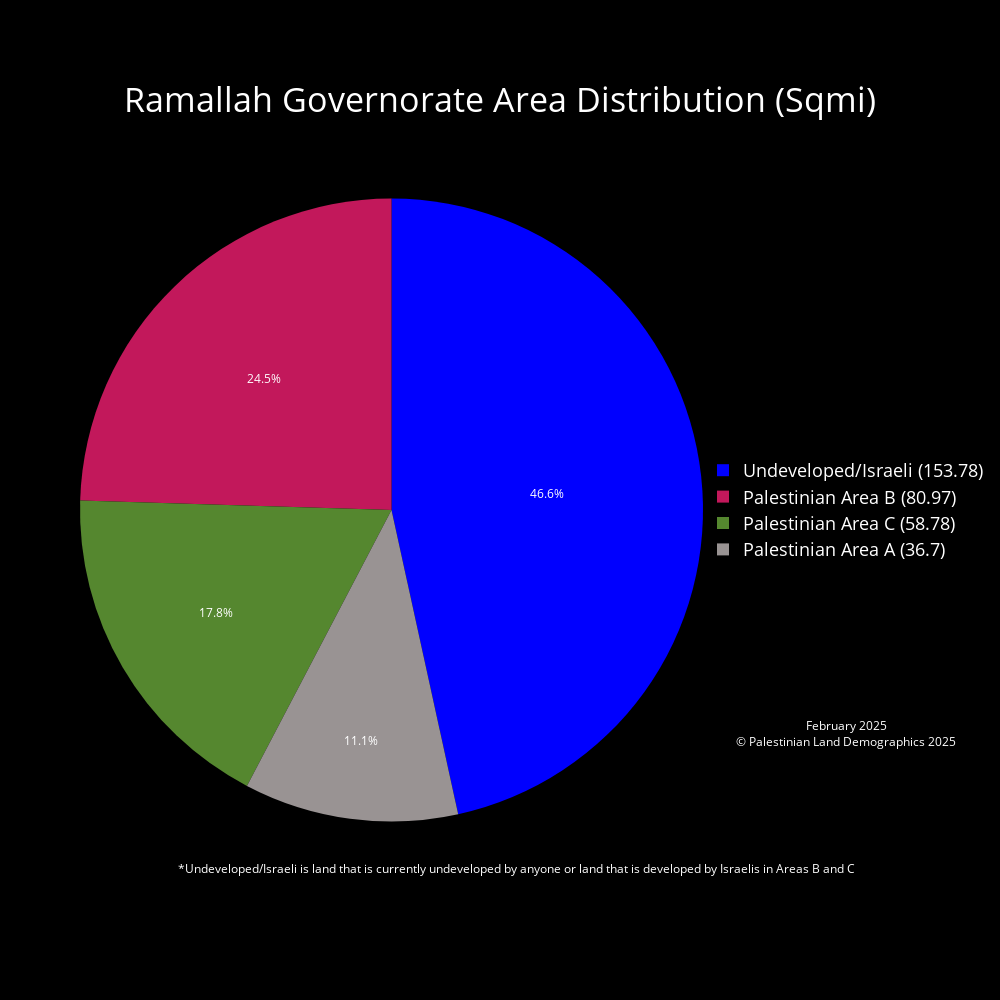

Notebook cell for this chart:
### Code cell
# Ramallah Governorate
West_Bank_Governorates = Governorates[Governorates['Governorates_Code'] < 2000]
Ramallah_gov = West_Bank_Governorates[West_Bank_Governorates['Governorates_Name'] == 'Ramallah & Al Bireh']
# Clip to Governorate
Ramallah_land_mass = gpd.clip(Palestinian_Land_Mass, Ramallah_gov)
Ramallah_seam_zone = gpd.clip(Seam_Zone, Ramallah_gov)
# Calculate Area for clipped layer
Ramallah_land_mass['Area_sqmi'] = Ramallah_land_mass['geometry'].to_crs(epsg=28191).area * 3.8610215854245e-7
Ramallah_seam_zone['Area_sqmi'] = Ramallah_seam_zone['geometry'].to_crs(epsg=28191).area * 3.8610215854245e-7
# Plot for Visualization
fig, ax = plt.subplots()
Ramallah_gov.plot(ax = ax, facecolor = "white", edgecolor = "black", label = "Ramallah Governorate")
Ramallah_seam_zone.plot(ax=ax, facecolor = "#1a237e", edgecolor = "#1a237e", label = "Palestinian Seam Zone in Ramallah")
Ramallah_land_mass.plot(ax = ax, facecolor = "green", edgecolor = "green", label = "Palestinian Land Mass in Ramallah")
plt.title(f"Palestinian Land Mass Ramallah")
plt.xlabel('Longitude')
plt.ylabel('Latitude')
plt.show()
# Calculate the land mass in areas a, b, c etc..
# Ramallah_seam_zone['Area_sqmi'].groupby([Ramallah_seam_zone['CLASS']]).sum()
Ramallah_gov_area_a_area = Ramallah_land_mass[Ramallah_land_mass['CLASS'] == 'A']['Area_sqmi'].sum()
Ramallah_gov_area_b_area = Ramallah_land_mass[Ramallah_land_mass['CLASS'] == 'B']['Area_sqmi'].sum()
Ramallah_area_c_seam_zone = Ramallah_seam_zone[Ramallah_seam_zone['CLASS'] == 'C']['Area_sqmi'].sum()
Ramallah_gov_area_c_area = Ramallah_land_mass[Ramallah_land_mass['CLASS'] == 'C']['Area_sqmi'].sum() + Ramallah_area_c_seam_zone # for total Palestinian land in Area C
Ramallah_gov_area = Governorates[Governorates["Governorates_Name"] == "Ramallah & Al Bireh"]["Area_sqmi"].iloc[0]
print(Ramallah_gov_area)
open_or_israeli_area = Ramallah_gov_area - Ramallah_gov_area_a_area - Ramallah_gov_area_b_area - Ramallah_gov_area_c_area

# declaring data from land mass calculations
data = [Ramallah_gov_area_a_area, Ramallah_gov_area_b_area, Ramallah_gov_area_c_area, open_or_israeli_area]

# Custom color palette and labels
label_color_dict = {'Palestinian Area A' : '#999393', 'Palestinian Area B' : '#C2185B', 'Palestinian Area C' : '#55872F', 'Undeveloped/Israeli' : '#0000FF'}
labels = list(label_color_dict.keys())
palette_color = list(label_color_dict.values())
custom_labels = [f'{label} ({round(value, 2)})' for label, value in zip(labels, data)]

# Pie chart using plotly
fig = go.Figure(
    data=[
        go.Pie(
            labels=custom_labels,
            values=data,
            marker=dict(colors=palette_color)
            
        )
    ]
)

fig.update_traces(textposition='inside',       # puts text inside the pie chart
                    textinfo = 'percent',        # shows us the percent and the area in sqmi ('percent+label' to show both)
                    textfont_color='white')      # color of the labels inside the pie chart are set to white

fig.update_layout(
    paper_bgcolor='black',       # background color around the plot  
    plot_bgcolor='black',        # background color of the plot
    font_color='white',          # color of the legend and title
    title={
        'text': 'Ramallah Governorate Area Distribution (Sqmi)',
        'x': 0.5,                # Middle
        'y': 0.90,                # Nearly at the top
        'xanchor': 'center',
        'yanchor': 'middle',
        'font': {'size': 34}     # Increase font size for the title
    },
    legend={
        'font': {'size': 18},     # Increase font size for the legend
        'x': 1,                   # Position legend to the right of the pie chart
        'y': 0.5,                 # Position legend in the middle
        'xanchor': 'left',
        'yanchor': 'middle'
    },
    annotations=[
        dict(
            text="*Undeveloped/Israeli is land that is currently undeveloped by anyone or land that is developed by Israelis in Areas B and C",
            x=0.7,
            y=0.05,
            showarrow=False,
            font=dict(color='white', size=12),
            xanchor='center'
        ),
        dict(
            text="February 2025<br>© Palestinian Land Demographics 2025",
            x=1.05,
            y=0.25,
            showarrow=False,
            font=dict(color='white', size=12),
            xanchor='left',
            yanchor='top'
        )
    ],
    width=1000,                  # width and height of the pie chart
    height=1000
)

fig.write_html('February2025\PieCharts_HTML\Ramallah_Governorate_Area_Distribution_Pie_Chart.html')
fig.write_image('February2025\PieCharts_JPG\Ramallah_Governorate_Area_Distribution_Pie_Chart.jpg')
fig.show()

### Figure 1 — Plotly figure (JSON) as saved in the notebook; plotly's stock layout.template omitted (floating-point values rounded to 4 significant figures)
{"data": [{"labels": ["Palestinian Area A (36.7)", "Palestinian Area B (80.97)", "Palestinian Area C (58.78)", "Undeveloped/Israeli (153.78)"], "marker": {"colors": ["#999393", "#C2185B", "#55872F", "#0000FF"]}, "textfont": {"color": "white"}, "textinfo": "percent", "textposition": "inside", "type": "pie", "values": [36.7, 80.97, 58.78, 153.8]}], "layout": {"annotations": [{"font": {"color": "white", "size": 12}, "showarrow": false, "text": "*Undeveloped/Israeli is land that is currently undeveloped by anyone or land that is developed by Israelis in Areas B and C", "x": 0.7, "xanchor": "center", "y": 0.05}, {"font": {"color": "white", "size": 12}, "showarrow": false, "text": "February 2025<br>© Palestinian Land Demographics 2025", "x": 1.05, "xanchor": "left", "y": 0.25, "yanchor": "top"}], "font": {"color": "white"}, "height": 1000, "legend": {"font": {"size": 18}, "x": 1, "xanchor": "left", "y": 0.5, "yanchor": "middle"}, "paper_bgcolor": "black", "plot_bgcolor": "black", "title": {"font": {"size": 34}, "text": "Ramallah Governorate Area Distribution (Sqmi)", "x": 0.5, "xanchor": "center", "y": 0.9, "yanchor": "middle"}, "width": 1000}}
